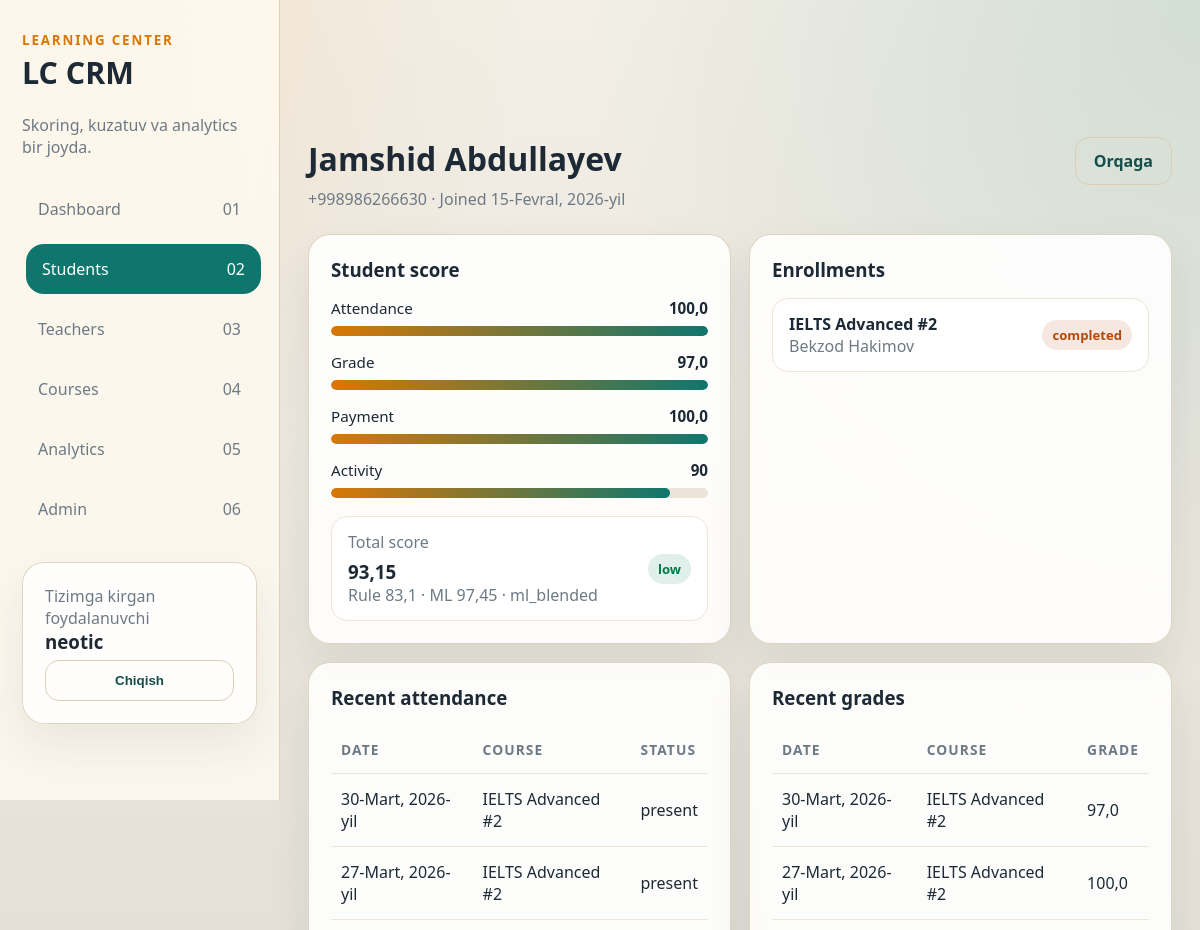
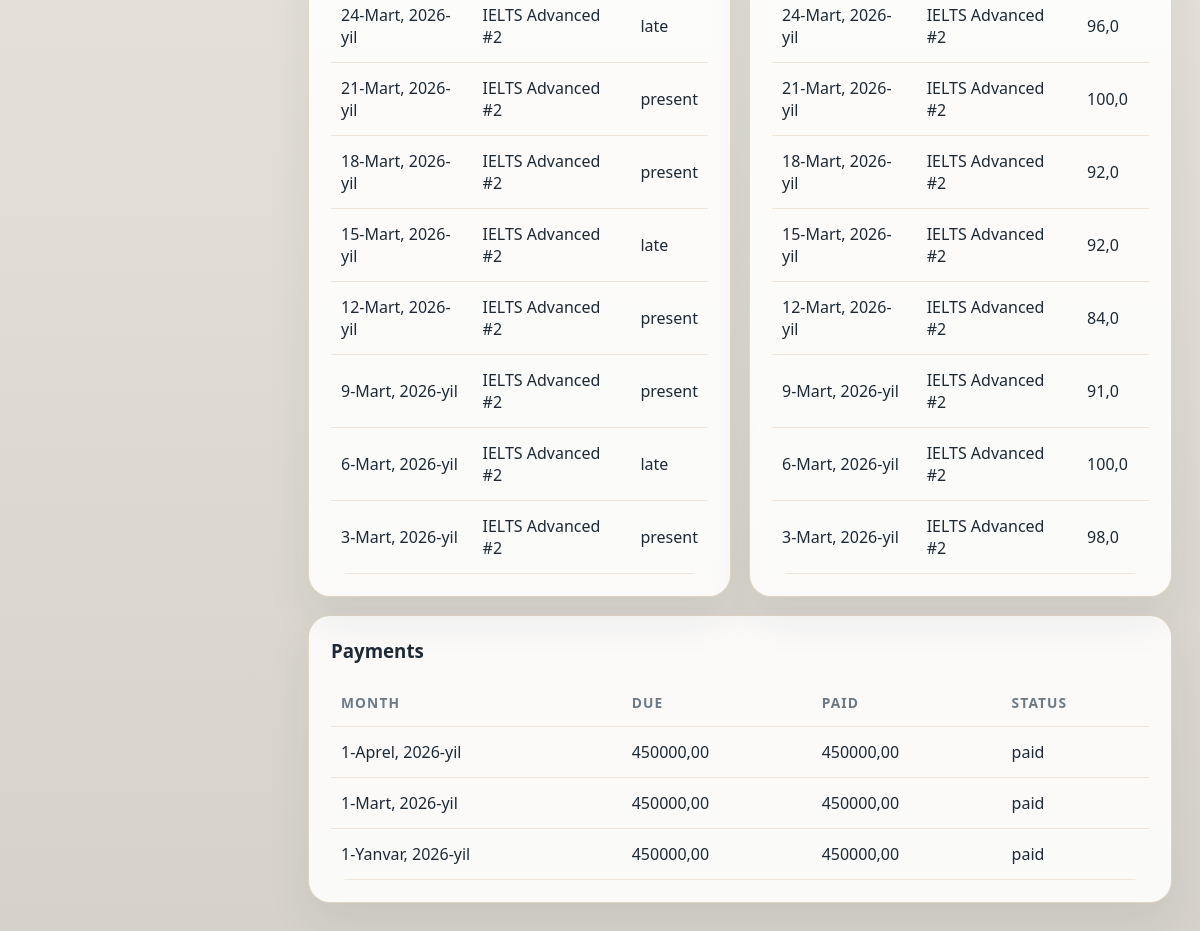
Screenshot of /students/468/ (signed in) with the database file from the repository (2 pictures, top to bottom).
### crm/models.py (models this page shows, shortened)
class TimeStampedModel(models.Model):
    created_at = models.DateTimeField(auto_now_add=True)
    updated_at = models.DateTimeField(auto_now=True)
    class Meta:
        abstract = True

class Student(TimeStampedModel):
    full_name = models.CharField(max_length=255)
    phone = models.CharField(max_length=20, blank=True)
    joined_at = models.DateField(default=timezone.localdate)
    is_active = models.BooleanField(default=True)
    class Meta:
        ordering = ["full_name"]

class StudentScore(TimeStampedModel):
    class ScoreSource(models.TextChoices):
        RULE_BASED = "rule_based", "Rule based"
        ML_BLENDED = "ml_blended", "ML blended"
    class RiskLevel(models.TextChoices):
        LOW = "low", "Low"
        MEDIUM = "medium", "Medium"
        HIGH = "high", "High"
    student = models.OneToOneField(
        Student,
        on_delete=models.CASCADE,
        related_name="score",
    )
    attendance_score = models.FloatField(default=0.0)
    grade_score = models.FloatField(default=0.0)
    payment_score = models.FloatField(default=0.0)
    activity_score = models.FloatField(default=0.0)
    rule_based_score = models.FloatField(default=0.0)
    ml_predicted_score = models.FloatField(default=0.0)
    ml_confidence = models.FloatField(default=0.0)
    observed_outcome_score = models.FloatField(default=0.0)
    observed_risk_level = models.CharField(
        max_length=10,
        choices=RiskLevel.choices,
        default=RiskLevel.HIGH,
    )
    total_score = models.FloatField(default=0.0, db_index=True)
    score_source = models.CharField(
        max_length=20,
        choices=ScoreSource.choices,
        default=ScoreSource.RULE_BASED,
    )
    risk_level = models.CharField(
        max_length=10,
        choices=RiskLevel.choices,
        default=RiskLevel.HIGH,
        db_index=True,
    )
    last_activity_at = models.DateTimeField(null=True, blank=True)
    last_updated = models.DateTimeField(auto_now=True)
    class Meta:
        ordering = ["-total_score"]

class Enrollment(TimeStampedModel):
    class Status(models.TextChoices):
        ACTIVE = "active", "Active"
        DROPPED = "dropped", "Dropped"
        COMPLETED = "completed", "Completed"
    student = models.ForeignKey(
        Student,
        on_delete=models.CASCADE,
        related_name="enrollments",
    )
    course = models.ForeignKey(
        Course,
        on_delete=models.CASCADE,
        related_name="enrollments",
    )
    status = models.CharField(max_length=20, choices=Status.choices, default=Status.ACTIVE)
    enrolled_on = models.DateField(default=timezone.localdate)
    left_on = models.DateField(null=True, blank=True)
    class Meta:
        unique_together = ("student", "course")
        ordering = ["-created_at"]

class Course(TimeStampedModel):
    name = models.CharField(max_length=255)
    teacher = models.ForeignKey(
        Teacher,
        on_delete=models.CASCADE,
        related_name="courses",
    )
    start_date = models.DateField()
    end_date = models.DateField(null=True, blank=True)
    is_active = models.BooleanField(default=True)
    class Meta:
        ordering = ["name"]

class Teacher(TimeStampedModel):
    user = models.OneToOneField(
        settings.AUTH_USER_MODEL,
        on_delete=models.SET_NULL,
        related_name="teacher_profile",
        null=True,
        blank=True,
        help_text="Teacher login qilishi uchun bog'langan user account.",
    )
    full_name = models.CharField(max_length=255)
    phone = models.CharField(max_length=20, blank=True)
    is_active = models.BooleanField(default=True)
    class Meta:
        ordering = ["full_name"]

class Attendance(TimeStampedModel):
    class Status(models.TextChoices):
        PRESENT = "present", "Present"
        ABSENT = "absent", "Absent"
        LATE = "late", "Late"
        EXCUSED = "excused", "Excused"
    lesson = models.ForeignKey(
        Lesson,
        on_delete=models.CASCADE,
        related_name="attendance_records",
    )
    student = models.ForeignKey(
        Student,
        on_delete=models.CASCADE,
        related_name="attendance_records",
    )
    status = models.CharField(max_length=20, choices=Status.choices)
    class Meta:
        unique_together = ("lesson", "student")
        ordering = ["-lesson__date"]

class Lesson(TimeStampedModel):
    course = models.ForeignKey(
        Course,
        on_delete=models.CASCADE,
        related_name="lessons",
    )
    date = models.DateField(default=timezone.localdate)
    topic = models.CharField(max_length=255, blank=True)
    class Meta:
        ordering = ["-date"]

class Grade(TimeStampedModel):
    student = models.ForeignKey(
        Student,
        on_delete=models.CASCADE,
        related_name="grades",
    )
    lesson = models.ForeignKey(
        Lesson,
        on_delete=models.CASCADE,
        related_name="grades",
    )
    grade = models.FloatField(validators=[MinValueValidator(0), MaxValueValidator(100)])
    class Meta:
        ordering = ["-lesson__date"]

class Payment(TimeStampedModel):
    class Status(models.TextChoices):
        PAID = "paid", "Paid"
        PARTIAL = "partial", "Partial"
        UNPAID = "unpaid", "Unpaid"
    student = models.ForeignKey(
        Student,
        on_delete=models.CASCADE,
        related_name="payments",
    )
    month = models.DateField(help_text="Use first day of month.")
    amount_due = models.DecimalField(max_digits=10, decimal_places=2, default=Decimal("0.00"))
    amount_paid = models.DecimalField(max_digits=10, decimal_places=2, default=Decimal("0.00"))
    status = models.CharField(max_length=20, choices=Status.choices, default=Status.UNPAID)
    class Meta:
        unique_together = ("student", "month")
        ordering = ["-month"]

### crm/views.py (the view)
# urls.py: path("students/<int:pk>/", StudentDetailView.as_view(), name="student-detail"),
class StudentDetailView(CRMAccessMixin, DetailView):
    model = Student
    template_name = "crm/students/detail.html"
    context_object_name = "student"
    def get_queryset(self):
        queryset = Student.objects.select_related("score").prefetch_related("enrollments__course")
        return filter_students_for_user(queryset, self.request.user)
    def get_context_data(self, **kwargs):
        context = super().get_context_data(**kwargs)
        student = self.object
        score = ScoringService.recalculate_student_score(student)
        enrollments = student.enrollments.select_related("course", "course__teacher")
        recent_attendance = student.attendance_records.select_related("lesson", "lesson__course")[:10]
        recent_grades = student.grades.select_related("lesson", "lesson__course")[:10]
        payments = student.payments.all()[:12]
        context.update(
            {
                "score": score,
                "enrollments": enrollments,
                "recent_attendance": recent_attendance,
                "recent_grades": recent_grades,
                "payments": payments,
            }
        )
        return context

### templates/crm/students/detail.html (shortened to what this page needs)
{% extends "base.html" %}
{% block content %}
<section class="page-header">
  <div>
    <h2>{{ student.full_name }}</h2>
    <p>{{ student.phone|default:"Telefon kiritilmagan" }} · Joined {{ student.joined_at }}</p>
  </div>
  <a class="button secondary" href="{% url 'student-list' %}">Orqaga</a>
</section>
<section class="grid two">
  <div class="card">
    <h3 class="section-title">Student score</h3>
    <div class="metric">
      <div class="metric-head"><span>Attendance</span><strong>{{ score.attendance_score }}</strong></div>
      <div class="progress"><span style="width: {{ score.attendance_score }}%;"></span></div>
    </div>
    <div class="metric">
      <div class="metric-head"><span>Grade</span><strong>{{ score.grade_score }}</strong></div>
      <div class="progress"><span style="width: {{ score.grade_score }}%;"></span></div>
    </div>
    <div class="metric">
      <div class="metric-head"><span>Payment</span><strong>{{ score.payment_score }}</strong></div>
      <div class="progress"><span style="width: {{ score.payment_score }}%;"></span></div>
    </div>
    <div class="metric">
      <div class="metric-head"><span>Activity</span><strong>{{ score.activity_score }}</strong></div>
      <div class="progress"><span style="width: {{ score.activity_score }}%;"></span></div>
    </div>
    <div class="list-item" style="margin-top: 18px;">
      <div>
        <div class="muted">Total score</div>
        <h3 style="margin: 6px 0 0;">{{ score.total_score }}</h3>
        <div class="muted">Rule {{ score.rule_based_score }} · ML {{ score.ml_predicted_score }} · {{ score.score_source }}</div>
      </div>
      <span class="badge {{ score.risk_level }}">{{ score.risk_level }}</span>
    </div>
  </div>
  <div class="card">
    <h3 class="section-title">Enrollments</h3>
    <ul class="list-clean">
      {% for enrollment in enrollments %}
      <li class="list-item">
        <div>
          <strong>{{ enrollment.course.name }}</strong>
          <div class="muted">{{ enrollment.course.teacher.full_name }}</div>
        </div>
        <span class="badge {% if enrollment.status == 'active' %}low{% elif enrollment.status == 'completed' %}medium{% else %}high{% endif %}">
          {{ enrollment.status }}
        </span>
      </li>
      {% empty %}
      <li class="empty-state">Enrollment yo'q.</li>
      {% endfor %}
    </ul>
  </div>
</section>
<section class="grid two" style="margin-top: 18px;">
  <div class="card">
    <h3 class="section-title">Recent attendance</h3>
    <div class="table-wrap">
      <table>
        <thead>
          <tr>
            <th>Date</th>
            <th>Course</th>
            <th>Status</th>
          </tr>
        </thead>
        <tbody>
          {% for item in recent_attendance %}
          <tr>
            <td>{{ item.lesson.date }}</td>
            <td>{{ item.lesson.course.name }}</td>
            <td>{{ item.status }}</td>
          </tr>
          {% empty %}
          <tr><td colspan="3">Attendance yo'q.</td></tr>
          {% endfor %}
        </tbody>
      </table>
    </div>
  </div>
  <div class="card">
    <h3 class="section-title">Recent grades</h3>
    <div class="table-wrap">
      <table>
        <thead>
          <tr>
            <th>Date</th>
            <th>Course</th>
            <th>Grade</th>
          </tr>
        </thead>
        <tbody>
          {% for item in recent_grades %}
          <tr>
            <td>{{ item.lesson.date }}</td>
            <td>{{ item.lesson.course.name }}</td>
            <td>{{ item.grade }}</td>
          </tr>
          {% empty %}
          <tr><td colspan="3">Grade yo'q.</td></tr>
          {% endfor %}
        </tbody>
      </table>
    </div>
  </div>
</section>
<section class="card" style="margin-top: 18px;">
  <h3 class="section-title">Payments</h3>
  <div class="table-wrap">
    <table>
      <thead>
        <tr>
          <th>Month</th>
          <th>Due</th>
          <th>Paid</th>
          <th>Status</th>
        </tr>
      </thead>
      <tbody>
        {% for payment in payments %}
        <tr>
          <td>{{ payment.month }}</td>
          <td>{{ payment.amount_due }}</td>
          <td>{{ payment.amount_paid }}</td>
          <td>{{ payment.status }}</td>
        </tr>
        {% empty %}
        <tr><td colspan="4">Payment ma'lumotlari yo'q.</td></tr>
        {% endfor %}
      </tbody>
    </table>
  </div>
</section>
{% endblock %}

### templates/base.html (shortened to what this page needs)
{% load static crm_i18n %}
<!DOCTYPE html>
<html lang="{{ current_language }}" data-theme="{{ current_theme }}">
<head>
  <link rel="stylesheet" href="{% static 'css/site.css' %}">
</head>
<body>
  {% if user.is_authenticated %}
  <div class="app-shell">
    <aside class="sidebar">
      <div class="brand">
        <small>{% tr "brand_subtitle" %}</small>
        <h1>LC CRM</h1>
      </div>
      <div class="muted">{% tr "brand_description" %}</div>
      <nav class="nav-group">
        <a class="nav-link {% if request.resolver_match.url_name == 'dashboard' %}active{% endif %}" href="{% url 'dashboard' %}">
          <span>{% tr "dashboard" %}</span><span>01</span>
        </a>
        <a class="nav-link {% if 'student' in request.resolver_match.url_name %}active{% endif %}" href="{% url 'student-list' %}">
          <span>{% tr "students" %}</span><span>02</span>
        </a>
        {% if is_admin_user %}
        <a class="nav-link {% if 'teacher' in request.resolver_match.url_name %}active{% endif %}" href="{% url 'teacher-list' %}">
          <span>{% tr "teachers" %}</span><span>03</span>
        </a>
        <a class="nav-link {% if 'course' in request.resolver_match.url_name %}active{% endif %}" href="{% url 'course-list' %}">
          <span>{% tr "courses" %}</span><span>04</span>
        </a>
        <a class="nav-link {% if 'analytics' in request.resolver_match.url_name %}active{% endif %}" href="{% url 'analytics-overview' %}">
          <span>{% tr "analytics" %}</span><span>05</span>
        </a>
        <a class="nav-link" href="/admin/">
          <span>{% tr "admin" %}</span><span>06</span>
        </a>
        {% endif %}
      </nav>
      <div style="margin-top: 28px;">
        <div class="card">
          <div class="muted">{% tr "logged_in_user" %}</div>
          <h3 style="margin-bottom: 6px;">{{ current_teacher.full_name|default:user.username }}</h3>
          <form method="post" action="{% url 'logout' %}">
            <button type="submit" class="button secondary" style="width: 100%;">{% tr "logout" %}</button>
          </form>
        </div>
      </div>
    </aside>
    <main class="main">
      {% block content %}{% endblock %}
    </main>
  </div>
  {% else %}
    {% block auth_content %}{% endblock %}
{% endif %}
</body>
</html>

### rows the page displays
Student: full_name "Jamshid Abdullayev", phone "+998986266630", joined_at "15-Fevral, 2026-yil"
StudentScore: attendance_score "100,0", grade_score "97,0", payment_score "100,0", activity_score "90", total_score "93,15", rule_based_score "83,1", ml_predicted_score "97,45", score_source "ml_blended", risk_level "low"
Enrollment: course.name "IELTS Advanced #2", course.teacher.full_name "Bekzod Hakimov", status "completed"
Attendance: lesson "30-Mart, 2026-yil", lesson.course.name "IELTS Advanced #2", status "present"
Attendance: lesson "27-Mart, 2026-yil", lesson.course.name "IELTS Advanced #2", status "present"
Attendance: lesson "24-Mart, 2026-yil", lesson.course.name "IELTS Advanced #2", status "late"
Attendance: lesson "21-Mart, 2026-yil", lesson.course.name "IELTS Advanced #2", status "present"
Attendance: lesson "18-Mart, 2026-yil", lesson.course.name "IELTS Advanced #2", status "present"
Attendance: lesson "15-Mart, 2026-yil", lesson.course.name "IELTS Advanced #2", status "late"
Attendance: lesson "12-Mart, 2026-yil", lesson.course.name "IELTS Advanced #2", status "present"
Attendance: lesson "9-Mart, 2026-yil", lesson.course.name "IELTS Advanced #2", status "present"
Attendance: lesson "6-Mart, 2026-yil", lesson.course.name "IELTS Advanced #2", status "late"
Attendance: lesson "3-Mart, 2026-yil", lesson.course.name "IELTS Advanced #2", status "present"
Grade: lesson "30-Mart, 2026-yil", lesson.course.name "IELTS Advanced #2", grade "97,0"
Grade: lesson "27-Mart, 2026-yil", lesson.course.name "IELTS Advanced #2", grade "100,0"
Grade: lesson "24-Mart, 2026-yil", lesson.course.name "IELTS Advanced #2", grade "96,0"
Grade: lesson "21-Mart, 2026-yil", lesson.course.name "IELTS Advanced #2", grade "100,0"
Grade: lesson "18-Mart, 2026-yil", lesson.course.name "IELTS Advanced #2", grade "92,0"
Grade: lesson "15-Mart, 2026-yil", lesson.course.name "IELTS Advanced #2", grade "92,0"
Grade: lesson "12-Mart, 2026-yil", lesson.course.name "IELTS Advanced #2", grade "84,0"
Grade: lesson "9-Mart, 2026-yil", lesson.course.name "IELTS Advanced #2", grade "91,0"
Grade: lesson "6-Mart, 2026-yil", lesson.course.name "IELTS Advanced #2", grade "100,0"
Grade: lesson "3-Mart, 2026-yil", lesson.course.name "IELTS Advanced #2", grade "98,0"
Payment: month "1-Aprel, 2026-yil", amount_due "450000,00", amount_paid "450000,00", status "paid"
Payment: month "1-Mart, 2026-yil", amount_due "450000,00", amount_paid "450000,00", status "paid"
Payment: month "1-Yanvar, 2026-yil", amount_due "450000,00", amount_paid "450000,00", status "paid"

### other values shown
{{ current_teacher.full_name|default:user.username }} "neotic"
